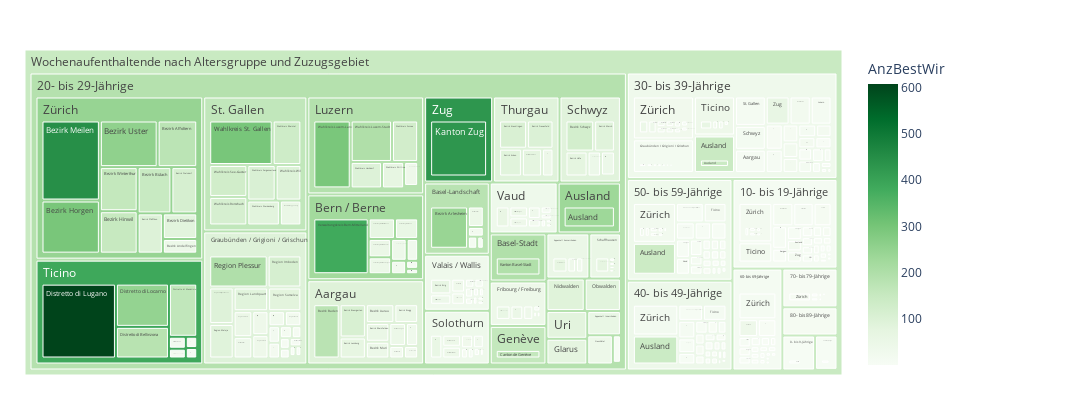

The cell this chart's notebook holds for it:
### Code cell
myTitle="Wochenaufenthaltende nach Altersgruppe und Zuzugsgebiet"

fig = px.treemap(df.reset_index(), path=[px.Constant(myTitle), 'AlterV10Lang', 'ZuzKtHistLang','ZuzBezirkHistLang']
                 , values='AnzBestWir'
                 , color='AnzBestWir'
                 ## bei discrete scales (bei Klassen und Strings):                 
                 #, color_discrete_map={'(?)':'lightgrey','EVP':'gold', 'SP':'#FF3030', 'PdA':'#EE3B3B', 'Grüne':'#A2CD5A','GLP':'#CAFF70','Die Mitte':'orange','FDP':'#104E8B','AL':'deeppink','SVP':'forestgreen', 'FL ZÜRI':'#8B864E','Volt':'#lightblue' }                
                 ## bei continuous scales (bei Zahlenwerten):
                , color_continuous_scale='Greens'
                #, color_continuous_midpoint=np.average(df['AnzBestWir'], weights=df['AnzBestWir'])           
                 ,height=400
                 ,width=1100                 
                )
fig.update_traces(root_color="grey")
fig.update_layout(margin = dict(t=50, l=25, r=250, b=25))
fig.show()

### Figure 1 — Plotly figure (JSON) as saved in the notebook; plotly's stock layout.template omitted (floating-point values rounded to 4 significant figures; data arrays with more than 128 entries replaced by an {"elided": "..."} marker saying what was removed)
{"data": [{"branchvalues": "total", "customdata": {"elided": "1082x1 float values"}, "domain": {"x": [0, 1], "y": [0, 1]}, "hovertemplate": "labels=%{label}<br>AnzBestWir_sum=%{value}<br>parent=%{parent}<br>id=%{id}<br>AnzBestWir=%{color}<extra></extra>", "ids": {"elided": "1082 str values"}, "labels": {"elided": "1082 str values"}, "marker": {"coloraxis": "coloraxis", "colors": {"elided": "1082 float values"}}, "name": "", "parents": {"elided": "1082 str values"}, "root": {"color": "grey"}, "type": "treemap", "values": {"elided": "1082 int values"}}], "layout": {"coloraxis": {"colorbar": {"title": {"text": "AnzBestWir"}}, "colorscale": [[0, "rgb(247,252,245)"], [0.125, "rgb(229,245,224)"], [0.25, "rgb(199,233,192)"], [0.375, "rgb(161,217,155)"], [0.5, "rgb(116,196,118)"], [0.625, "rgb(65,171,93)"], [0.75, "rgb(35,139,69)"], [0.875, "rgb(0,109,44)"], [1, "rgb(0,68,27)"]]}, "height": 400, "legend": {"tracegroupgap": 0}, "margin": {"b": 25, "l": 25, "r": 250, "t": 50}, "width": 1100}}
